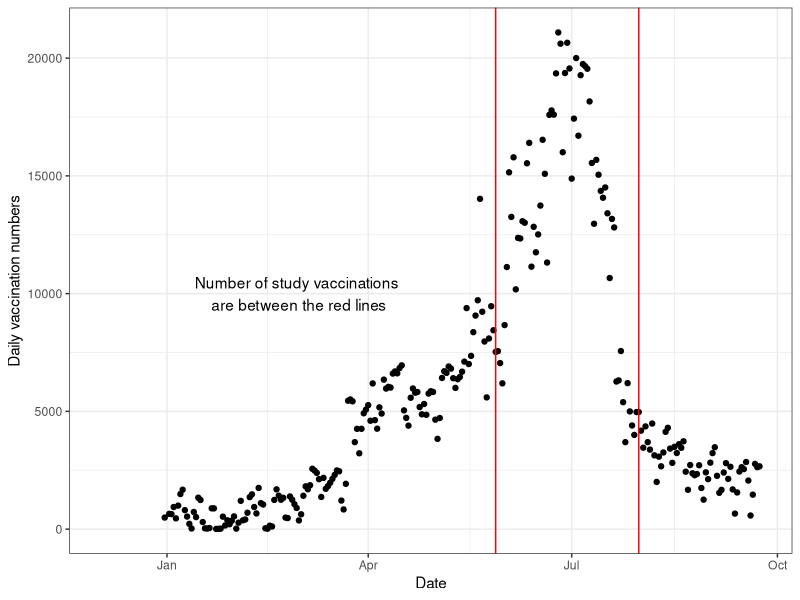

Recreate this plot in R.
## ---- chunk 1
knitr::opts_chunk$set(echo = FALSE)
## ---- chunk 2
library(here)
library(tidyverse)
library(lubridate)

ds <- read_csv(here("content", "post", "2021-09-29-covid-myocarditis","COVID-19_Vaccinations_by_Day_by_Vaccine_Type_Ottawa_Residents.csv")) %>% filter (Vaccine_type %in% c("Pfizer","Moderna"))

ds1 <- ds   %>% 
  pivot_wider(names_from = Vaccine_type, Date, values_from = Doses_per_Day) %>% 
  rowwise() %>% 
  mutate(daily= sum(Pfizer + Moderna))

ds1$Date <-as.POSIXct(ds1$Date)

gg <- ggplot(ds1, aes(Date,daily)) +
  geom_point() +
  geom_vline(aes(xintercept = as.integer(as.POSIXct("2021-05-28"))), col = "red") +
  geom_vline(aes(xintercept = as.integer(as.POSIXct("2021/07/31"))), col = "red") +
  annotate("text",  x=as.POSIXct("2021-02-28"), y = 10000, label = "Number of study vaccinations\n are between the red lines") +
  ylab("Daily vaccination numbers") +
  theme_bw()
 
gg 

ds1_reduced <- ds1[c(168:228),] 

vaccinated <-  sum(ds1_reduced$daily)

# ds %>% summarise(sum=sum(Doses_per_Day)) total vaccinated since beginning
